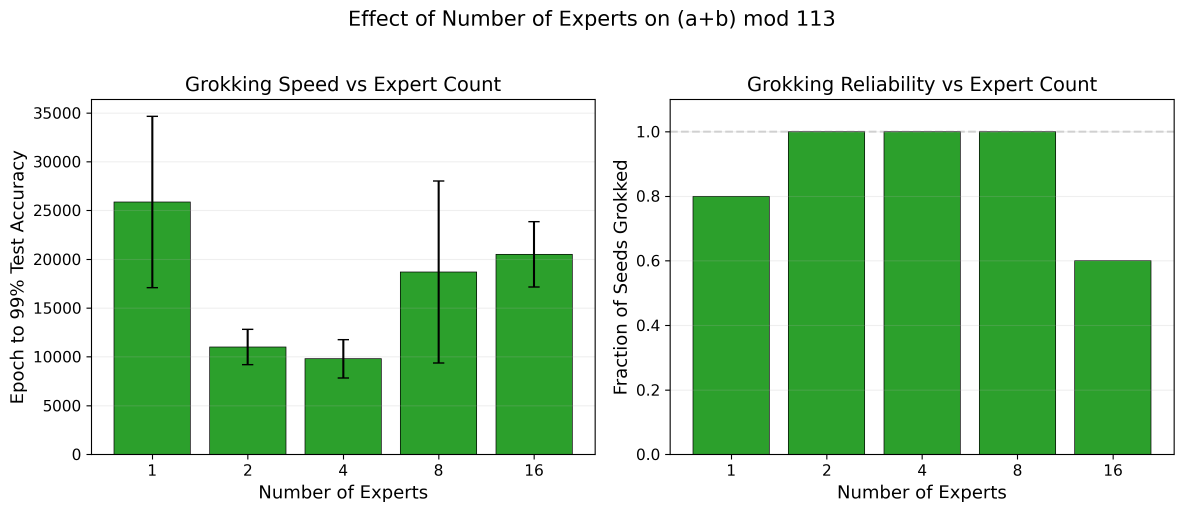
#> input picture figures/fig3_num_experts.png, 3551 x 1536 px, found by its file name (shown at 1/3 size)
$ python strip_figure_annotations.py
#> lines starting #> are read from the running program, lines starting #| are printed output that depends on the picture
"""Strip in-figure arrow/text annotations from existing PNGs by overwriting
the affected regions with the panel background color (white).

Targets:
  - paper/figures/fig3_num_experts.png  ("E=1 has aux loss but doesn't help" + arrow)
  - paper/figures/fig7_width_scaling.png ("1.1x", "2.2x", "2.7x" labels)
  - paper/figures/fig_silu_comparison.png ("1/5 seeds collapses to 2.1% accuracy" + arrow)

The bounding boxes below were manually identified from the rendered figures.
We overwrite with white (255, 255, 255). Each box is (x0, y0, x1, y1) in image-pixel
coordinates (origin top-left).
"""
from pathlib import Path
from PIL import Image, ImageDraw

ROOT = Path("<PATH_TO_REPO>")
WHITE = (255, 255, 255)

JOBS = [
    {
        "path": ROOT / "paper" / "figures" / "fig3_num_experts.png",
        # Image is 3551x1536. Panel (a) "Grokking Speed" is the left ~half.
        # Annotation text + arrow in upper-left of (a). Conservative bbox.
        "boxes": [(110, 100, 1050, 460)],
    },
    {
        "path": ROOT / "paper" / "figures" / "fig7_width_scaling.png",
        # Image is 2052x1452. Three "Nx" labels above bars at d=64, d=128, d=256.
        # The bars are at roughly x positions: bar centers 460, 1080, 1700.
        # Each label sits above its bar pair. Wipe a strip across the top.
        # Label "1.1x" near (440, 200), "2.2x" near (1000, 90), "2.7x" near (1620, 145).
        # Conservative single horizontal strip at the top of the plot area:
        "boxes": [
            (300, 60, 600, 300),    # 1.1x area
            (900, 60, 1180, 200),   # 2.2x area
            (1500, 60, 1780, 240),  # 2.7x area
        ],
    },
    {
        "path": ROOT / "paper" / "figures" / "fig_silu_comparison.png",
        # Image is 1994x974. "1/5 seeds collapses to 2.1% accuracy" + curved red arrow.
        # Located between Mod-Add and Histogram panels, middle-right of (b).
        "boxes": [
            (920, 380, 1280, 760),  # text + arrow region
        ],
    },
]


def main():
    for job in JOBS:
        path = job["path"]
        if not path.exists():
            print(f"  skip {path.name} (not found)")
            continue
        img = Image.open(path).convert("RGB")
        draw = ImageDraw.Draw(img)
        for box in job["boxes"]:
            draw.rectangle(box, fill=WHITE)
        img.save(path)
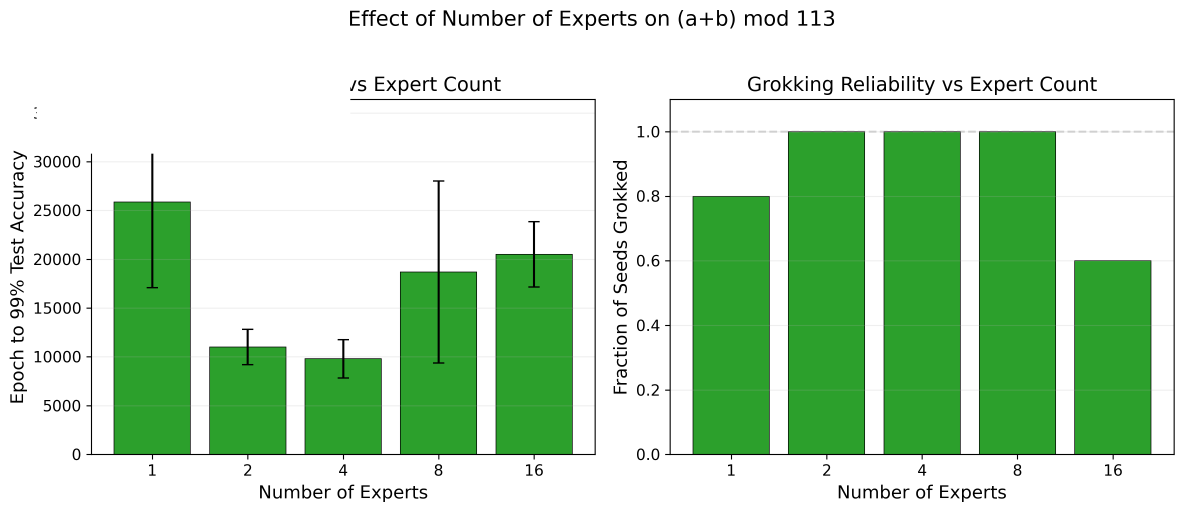
#> saved as fig3_num_experts.png: PIL image 3551x1536 RGB (shown at 1/3 size); mean R, G, B 188.8, 221.1, 188.8
        print(f"  cleaned {path.relative_to(ROOT)} ({len(job['boxes'])} regions wiped)")
#> pass 2 of the loop in main, `for job in JOBS:`:
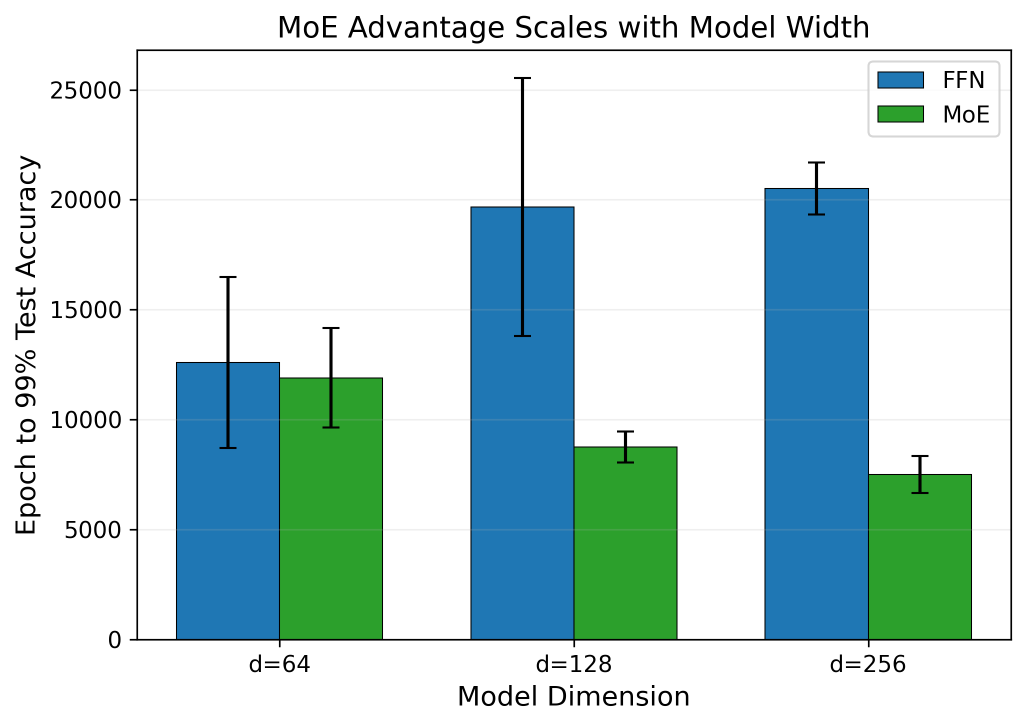
#> input picture figures/fig7_width_scaling.png, 2052 x 1452 px, found by its file name (shown at 1/2 size)
#> img: PIL image 2052x1452 RGB
#> in main, `img.save(path)`:
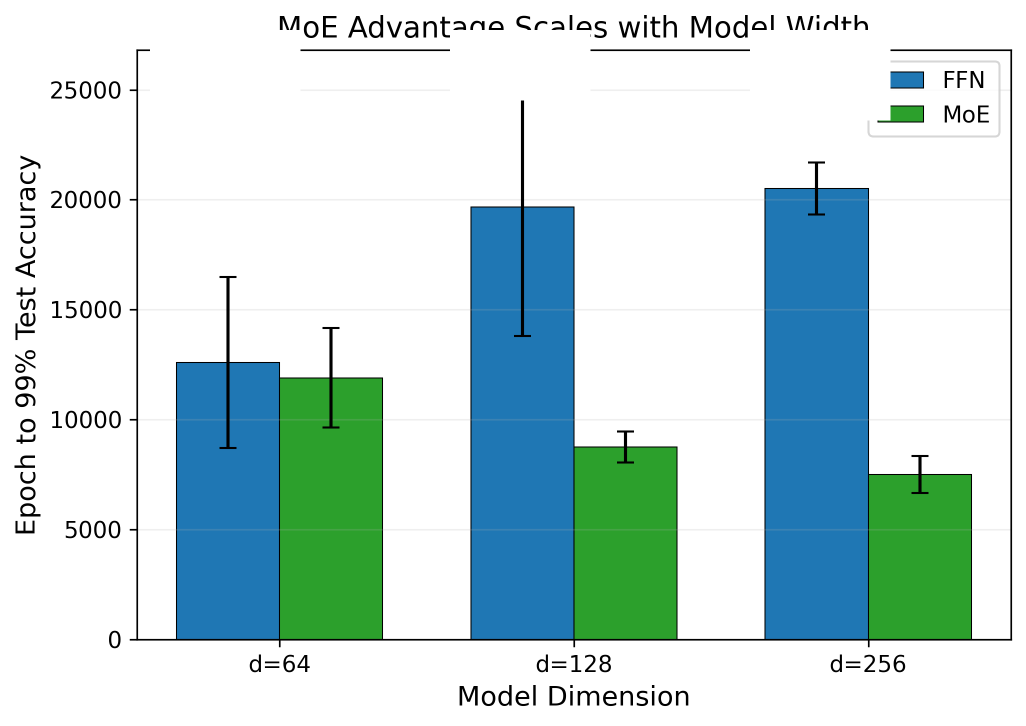
#> saved as fig7_width_scaling.png: PIL image 2052x1452 RGB (shown at 1/2 size); mean R, G, B 194.8, 218.4, 218.3
#> pass 3 of the loop in main, `for job in JOBS:`:
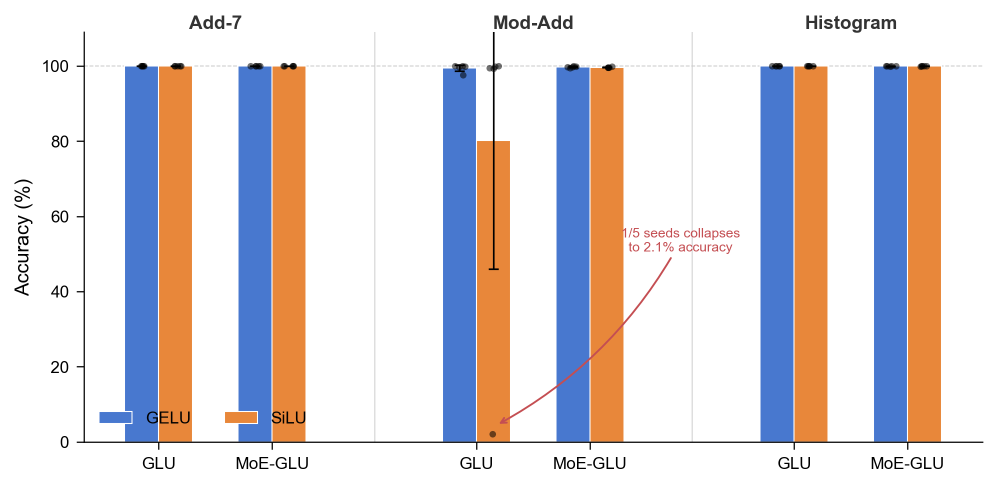
#> input picture figures/fig_silu_comparison.png, 1994 x 974 px, found by its file name (shown at 1/2 size)
#> img: PIL image 1994x974 RGB
#> in main, `img.save(path)`:
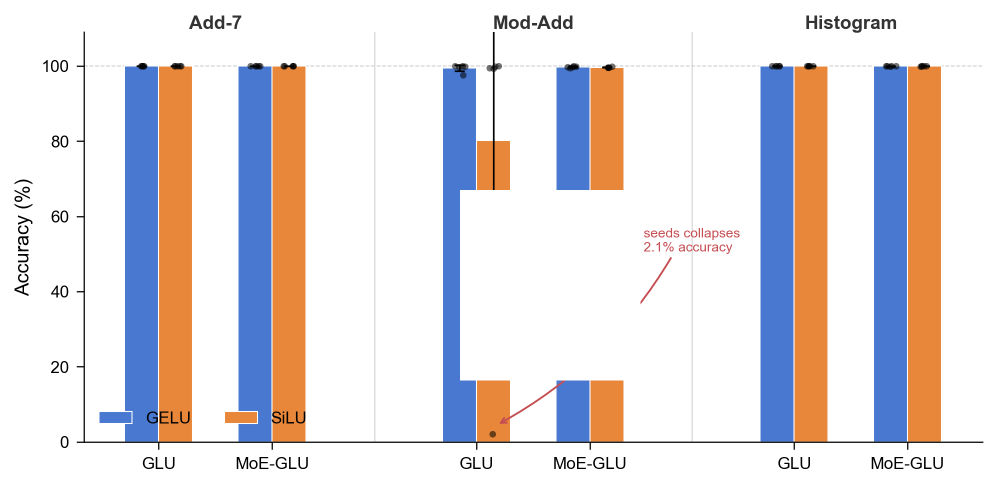
#> saved as fig_silu_comparison.png: PIL image 1994x974 RGB (shown at 1/2 size); mean R, G, B 224.4, 218.8, 221


if __name__ == "__main__":
    main()
